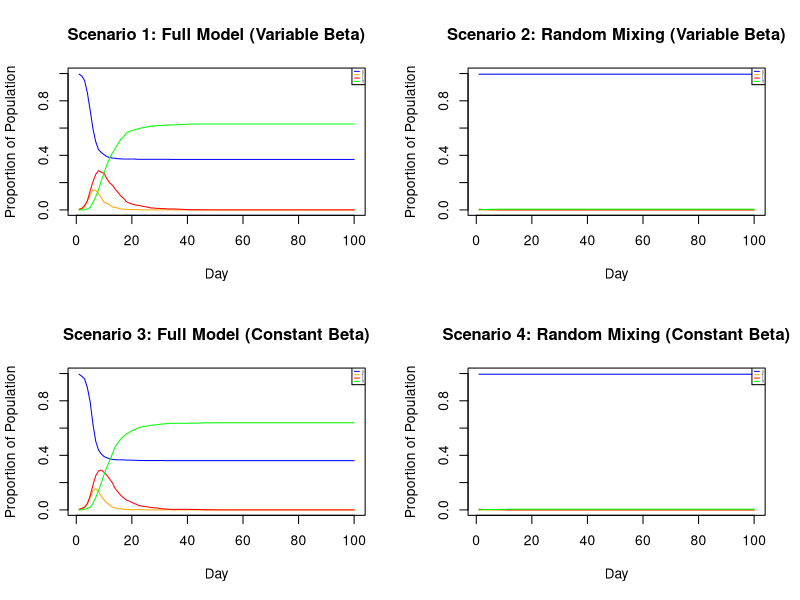

The R source for this figure:
#  Statistical Programming Group Project 2
#  Group 18 Members and Contributions:
#  Farah Nur Jannah Binti Farok (S2891743): Sections 1 and 2
#  Marta Gorecka (S1866561): Sections 2 and 3
#  Farell Zevic (S2810226): Sections 4 and 5
#Github Repo Link: https://github.com/Frhfarok/SP_Assignment2/blob/main/proj2.r

# ----------------------------------------------------------------

#  Code to simulate an SEIR epidemic model on a population network.
#  The population is divided into households, and each person also has a set of non-household contacts. 
#  Transmission can occur through household, close contact, or random mixing.
#  The code implements the following components:
#  1. Generate household assignments for each person.
#  2. Generate a network of non-household contacts based on sociability.
#  3. Simulate SEIR dynamics over time.
#  4. Visualize proportions of Susceptible, Exposed, Infectious, and Recovered individuals.
#  5. Compare four scenarios that combine heterogeneous/constant sociability and random/full mixing.


# ------------------------ 1. Household distribution ---------------------------
#  Each person in the population belongs to a household.
#  Household sizes are uniformly distributed between 1 and hmax.
#  The vector h indicates which household each person belongs to; people with the same household number(ID) live in the same household.

set.seed(0)
n <- 1000 # population test size
hmax <- 5 # max household size
h <- rep(1:(n %/% hmax + 1), sample(1:hmax, n %/% hmax + 1, replace=TRUE))[1:n] # generate household IDs 


# ------------------------- 2.  Network of regular contacts --------------------
# function to generate non-household contacts
beta <- runif(n, 0, 1) #n vector of βi
get.net <- function(beta, h, nc = 15) {
  # beta = sociability vector all individuals
  # h = household membership vector
  # nc = average number of non-household contacts per person
  n <- length(beta) # total number of people
  bm <- mean(beta) # mean of vector beta
  contacts <- vector("list", n) # create empty list for each person
  
  for (i in seq_len(n)) {
    non_household <- which(h != h[i]) # identify people NOT in the same household as person i
    probij <- nc * beta[i] * beta[non_household] / (bm^2 * (n-1)) # probability links
    isampled <- runif(length(non_household)) < probij # randomly sample which non-householders to pick
    sampled <- non_household[isampled] # sampled non-householders
    contacts[[i]] <- sampled
    }
  # make the link bidirectional
  # ensure if person i lists person j as a contact, then person j also lists person i as a contact
  for (i in 1:n) {
    for (j in contacts[[i]] ) { 
      if (! (i %in% contacts[[j]]) ) { 
        contacts[[j]] <- c(contacts[[j]], i) # add i to j's contact list if bidirectional link does not exist
      }}}
  return(contacts) 
}

# --------------------------- 3. SEIR model implementation ---------------------
# n = number of people
# βi = sociability parameter for ith person
# h = n vector of indicating which household the person belongs to
# beta = n vector of βi; 
# nt = number of days to simulate 
# pinf = proportion of the initial population to *randomly* start in the I state'

alink <- get.net(beta, h, nc = 15) # non-household contacts
nseir <- function(beta, h, alink, alpha=c(.1,.01,.01), delta=.2, gamma=.4, nc=15, nt = 100, pinf = .005) {

# calculate combined infection rate using alpha
# Find the total pool of people that could be encountered daily.
# Assign probabilities depending on which group they are from.
# Get the total probability:
# Probability of NOT getting infected: Pnotinf = (1-alpha_h)*(1-alpha_c)*(1-alpha_r)
# Probability of getting infected: Pinf = 1 - Pnotinf = 1 - (1-alpha_h)*(1-alpha_c)*(1-alpha_r)
# Update SEIR states
  
  bm <- mean(beta)
  n <- length(beta)
  x <- rep(0,n) # vector x to store the infection state
  ni = round(pinf*n) # number of infected people
  iinf <- sample(1:n,ni) # randomly select the infectious people
  x[iinf] <- 2 # set those infected people to stage "2" (E->I)
  S <- E <- I <- R <- numeric(nt) #set up storage for pop in each state
  S[1] <- n-ni # initial susceptible people = all - infected
  I[1]<-ni # initial infected people
  
  for (t in 2:nt){ # infecting process to start the day after the initial infections happened
    for (i in iinf){
      household <- which(h == h[i])
      if (length(alink[[i]]) == 0 ) { 
        next
      }
      else{
        ipluscontacts <- c(alink[[i]],i)
        randmix <- setdiff(1:n, c(household, ipluscontacts))
        randmixsampled <- sample(randmix, nc) 
        alldaily <- c(household, alink[[i]], randmixsampled) # all people person i might encounter
        probh <- 0; probc <-0; probr <-0 # reset probabilities after every run
        
        for (j in alldaily){
          if (x[j] == 0){
            if (is.na(h[j])){
              next
            }
            else if (h[i] == h[j]){
              probh <- alpha[1] # household
            }
            else if (j %in% alink[[i]]){
              probc <- alpha[2] # contacts 
            }
            probr <- alpha[3] * nc * beta[i] * beta[j] / (bm^2 * (n-1)) # random mixing
            Pinf = 1 - (1-probh)*(1-probc)*(1-probr) # calculate total probability 
            if (runif(1) < Pinf) {
              x[j] <- 1
              }
          }
        }
      }
    }
    u <- runif(n)
    x[x == 2 & u < delta] <- 3   # I -> R
    x[x == 1 & u < gamma] <- 2   # E -> I
    iinf <- which(x == 2) # update infected people
    
    # store number of people in each state
    S[t] <- sum(x == 0) 
    E[t] <- sum(x == 1)
    I[t] <- sum(x == 2)
    R[t] <- sum(x == 3)
    
  }
  return(list(S=S,E=E,I=I,R=R,t=1:nt))
}

# ------------------ 4. Visualization of SEIR population states ----------------
#define the plotting function, accepting the result list from nseir and a main string
plot.nseir <- function(result, main_title) {
  #calculate the total population n by summing the initial counts of all states
  n <- result$S[1] + result$E[1] + result$I[1] + result$R[1] 

  #start the plot
  #x axis is the time (result$t)
  #y axis is the susceptible population (result$S) divided by n to show proportion
  plot(result$t, result$S / n, type = "l", col = "blue",
       xlab = "Day", ylab = "Proportion of Population",
       ylim = c(0, 1), main = main_title)
  #make line and coloring the plot
  lines(result$t, result$E / n, col = "orange") #the exposed (E) population proportion over time as an orange line
  lines(result$t, result$I / n, col = "red") #the infectious (I) population proportion over time as a red line
  lines(result$t, result$R / n, col = "green") #the recovered (R) population proportion over time as a green line
  
  legend("topright", legend = c("S", "E", "I", "R"), #legend to the top-right corner of the plot
         col = c("blue", "orange", "red", "green"), lty = 1, cex = 0.2) #color of the state line for the legend
}

# ------------------ 5. Scenario-based SEIR model comparison -------------------
set.seed(50)
#ensures that the random processes (like initial infected people, sociability beta values, 
#and daily infection probabilities) are consistent every time the code is run, 
#making the simulation results reproducible

n <- 1000 #population size
nt <- 100 #time period (100 days)

beta_vector <- runif(n, 0, 1) 
#n-vector of sociability parameters (beta_i) for each person, drawn from a uniform U(0, 1) distribution. 
#this vector is used in scenarios 1 and 2 (variable beta)

h_households <- rep(1:(n %/% 5 + 1), sample(1:5, n %/% 5 + 1, replace=TRUE)) [1:n]
#regenerate the household membership vector 'h' using the user's preferred, 
#although potentially imperfect, one-line code
#this is used for all scenarios requiring household structure (1 and 3)

beta_bar_vector <- rep(mean(beta_vector), n)
#create a new n-vector where every element is set to the mean of the original beta_vector
#this represents the homogeneous sociability case and is used in scenarios 3 and 4 (constant beta)

par(mfrow = c(2, 2))
#configure the plotting environment to display 2 rows and 2 columns of plots (4 plots in one frame)

#scenario 1: full model with variable beta
alink_full <- get.net(beta = beta_vector, h = h_households) #the regular contact network using the variable beta_vector and household structure 'h
result_full <- nseir(beta = beta_vector, h = h_households, alink = alink_full) #run the nseir simulation using the full structure: variable beta, household, and network (default alpha values)
plot.nseir(result_full, "Scenario 1: Full Model (Variable Beta)") #plot results

#scenario 2: random mixing with variable beta
alpha_random_mixing <- c(0, 0, 0.04) #the alpha vector for random mixing: alpha_h=0, alpha_c=0, and alpha_r=0.04
result_random <- nseir(beta = beta_vector, h = h_households, alink = alink_full,
                       alpha = alpha_random_mixing) #run the nseir simulation using the variable beta, but with household and network transmission probabilities set to zero (pure random mixing)
plot.nseir(result_random, "Scenario 2: Random Mixing (Variable Beta)") #plot results

#scenario 3: full fodel with constant beta
alink_homog <- get.net(beta = beta_bar_vector, h = h_households) #a new regular contact network using the constant beta_bar_vector (homogeneous sociability)
result_homog <- nseir(beta = beta_bar_vector, h = h_households, alink = alink_homog) #run the nseir simulation with the full structure, but with constant sociability (beta_bar_vector)
plot.nseir(result_homog, "Scenario 3: Full Model (Constant Beta)") #plot results

#scenario 4: random mixing with constant beta
result_rand_homog <- nseir(beta = beta_bar_vector, h = h_households, alink = alink_homog,
                           alpha = alpha_random_mixing) #run the nseir simulation with constant sociability and pure random mixing (combining the conditions of Scenarios 2 and 3)
plot.nseir(result_rand_homog, "Scenario 4: Random Mixing (Constant Beta)") #plot results

par(mfrow = c(1, 1)) #to reset the plotting environment to 4 plots in one frame layout after all is complete

#short description about the plots
#1. full model (variable beta), this represents the most limited epidemic. the susceptible curve (blue line) drops th least,
#as social structure and individual variability effectiverly contain the spread

#2. random mixing (variable beta), this represents the epidemic is larger and slower than the full model.
#removing the social structure for random mixing allows the infection to spread more broadly, 
#though individual variability still limits the final size

#3. full model (constant beta), this represents the epidemic is faster and broader epidemic than the full model (variable beta). 
#removing sociability variability means more individuals contribute equally to transmission, increasing the speed and reach, despite the existing social structure

#4. random mixing (constant beta), this represents the most severe and widespread scenario. 
#lacking both social structure and individual variability, the infection spreads uniformly, resulting in the highest peak and infecting nearly the entire population
